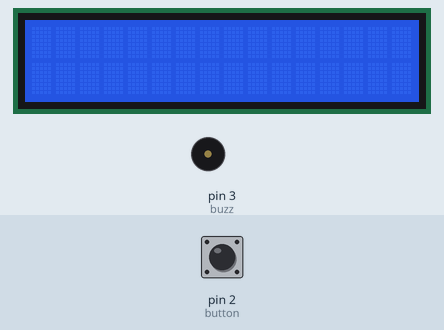
This sketch was run on a simulated Arduino Uno, built with avr-gcc and run on an emulated ATmega328P. On the bench: 16×2 character LCD, buzzer (waves = sounding, pin HIGH). The inputs (shaded band) are chosen by the test bench; at power-on: pin 2 (button) HIGH. Random numbers use the default seed unless the sketch sets one; what the sketch prints to the serial monitor is not drawn.

Above: at 1.2 s.
1.3 s: pin 2 (button) pulled LOW for 0.15 s
At 1.85 s:
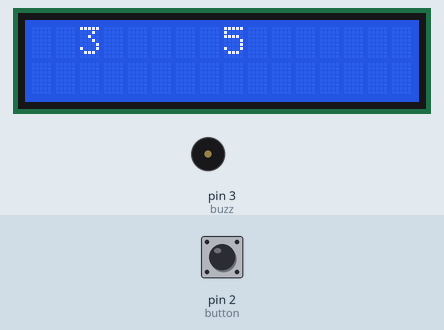
2.0 s: pin 2 (button) pulled LOW for 1 s
At 3.39 s:
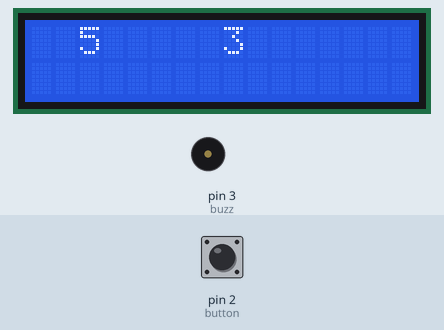
3.6 s: pin 2 (button) pulled LOW for 1 s
At 4.92 s:
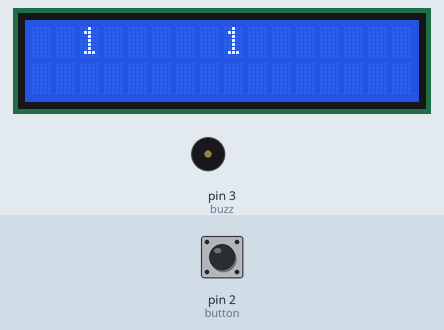
5.2 s: pin 2 (button) pulled LOW for 3.2 s
At 7.8 s:
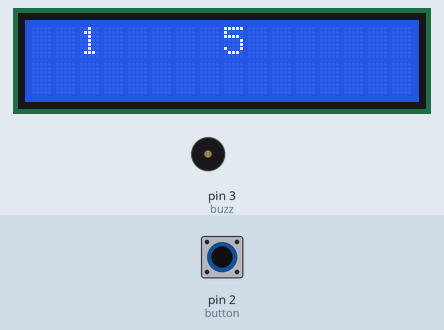
Timing chart, 0 to 9.3 s (numbered marks = the images above; inputs shaded):
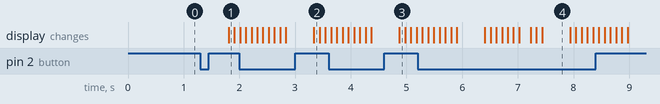

The sketch:

Codigo.ino
```cpp
#include <LiquidCrystal.h>

//LiquidCrystal(rs, enable, d4, d5, d6, d7)

LiquidCrystal lcd(5, 6, 8, 9, 10, 11);

#define buzz 3
#define button 2

bool active = false;

void setup()
{
  lcd.begin(16, 2);

  pinMode(buzz, OUTPUT);
  pinMode(button, INPUT);

  Serial.begin(9600);
}

void loop()
{
  Serial.println(digitalRead(button));
  if (!digitalRead(button))
  {
    active = !active;
    delay(500);
  }

  if (active)
  {
    lcd.clear();

    for (int i = 0; i < 10; i++)
    {
      lcd.setCursor( 2  , 0);
      lcd.print(random(1, 6));
      lcd.setCursor( 8  , 0);
      lcd.print(random(1, 6));
      delay(100);
      lcd.clear();
    }

    int rnd1 = random(1, 6);
    int rnd2 = random(1, 6);

    lcd.setCursor( 2  , 0);
    lcd.print(rnd1);
    lcd.setCursor( 8  , 0);
    lcd.print(rnd2);

    if ((rnd1 + rnd2) == 7)
    {
      lcd.setCursor( 4  , 1);
      lcd.print("WIN");
      digitalWrite(buzz, HIGH);
      delay(3000);
      digitalWrite(buzz, LOW);
    }

    active = false;
  }
}
```

Measured:
- after the input at 1.3 s, the display: changes after 0.51 s (image 1)
- what the display in image 4 shows lasts 0.5 s, from 7.4 s to 7.9 s
